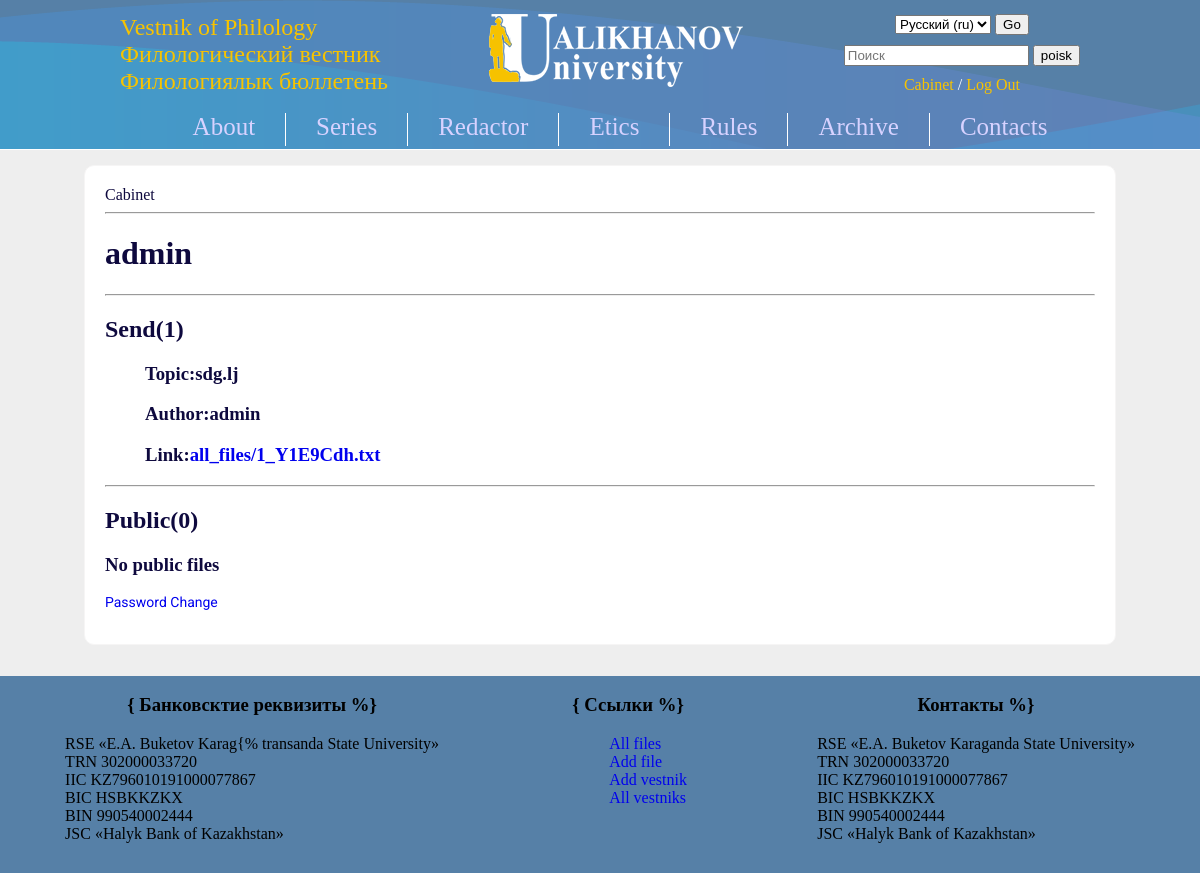
Page /cabinet (signed in) on the committed database.
### publication/models.py (models this page shows, shortened)
class PublicationFiles(models.Model):
    topic = models.CharField(blank=True, max_length=200, verbose_name="Тема")
    author = models.ForeignKey(User, on_delete=models.CASCADE, blank=True, verbose_name='Автор')
    soauthor = models.TextField(null=True, blank=True, verbose_name="Соавторы")
    comments = models.TextField(null=True, blank=True, verbose_name="Комментарии")
    file = models.FileField(upload_to='all_files', verbose_name="Файл")
    description = models.TextField(max_length=500, null=True, blank=True, verbose_name='Описание')
    date = models.DateTimeField(auto_now_add=True)
    series = models.ForeignKey(Series,on_delete=models.CASCADE,related_name='sFiles', verbose_name='Серия')
    redactor = models.BooleanField(default=False,verbose_name='Редактор')
    public = models.BooleanField(default=False,verbose_name='Опубликовать')
    archive = models.BooleanField(default=False, verbose_name='Архив')
    def get_absolute_url(self):
        return reverse('only_publication', args=[str(self.id)])
    class Meta:
        verbose_name = 'Файл'
        verbose_name_plural = 'Файлы'

### publication/views.py (the view)
# urls.py: path('cabinet',cabinet,name='cabinet'),
def cabinet(request):
    user = request.user
    redactors = Group.objects.get(name="Redactors").user_set.all()
    if user in redactors:
        red_publications = PublicationFiles.objects.filter(redactor=False)
        return render(request,'cabinet_redactor.html',{'red_publications':red_publications})
    reviewers = Group.objects.get(name="Reviewers").user_set.all()
    if user in reviewers:
        return render(request,'cabinet_reviewer.html')
    files = PublicationFiles.objects.filter(author=user)
    SendFiles = files.filter(public=False)
    sc = SendFiles.count
    RightFiles = files.filter(public=True)
    rc = RightFiles.count
    return render(request,'cabinet.html',{'SendFiles':SendFiles,'sc':sc,'RightFiles':RightFiles,'rc':rc})

### publication/context_processors.py (called while the page is built)
def seria(request):
    return {'series':Series.objects.all()}

### publication/models.py (called while the page is built)
    def get_absolute_url(self):
        return reverse('seria_detail',args=[str(self.id)])

### publication/templates/cabinet.html (shortened to what this page needs)
{% extends "index.html" %}
{% load static %}
{% block content %}
<div class="main">
    Cabinet
    <hr>
    {% if user.is_authenticated %}
    <h1>{{user.username}}</h1><hr>
    <h2>Send({{sc}})</h2>
    {% for file in SendFiles %}
    <ol>
        <li><h3>Topic:{{ file.topic }}</h3>
        <h3>Author:{{ file.author }}</h3>
        <h3>Link:<a href="{{file.get_absolute_url}}">{{ file.file }}</a></h3>
            </li>
    </ol>
    {% empty %}
    <h3>No send files</h3>
    {% endfor %}
    <hr>
    <h2>Public({{rc}})</h2>
    {% for file in RightFiles %}
    <ol>
        <li><h3>Topic:{{ file.topic }}</h3>
        <h3>Author:{{ file.author }}</h3>
        <h3>Link:<a href="{{file.get_absolute_url}}">{{ file.file }}</a></h3>
            </li>
    </ol>
        {% empty %}
    <h3>No public files</h3>
    {% endfor %}
    <p><a href="{% url 'password_change' %}">Password Change</a></p>
    {% else %}
    <h1>Sorry,your not <a href="{% url 'login' %}"> auth</a></h1>
    {% endif %}
</div>
{% endblock %}

### publication/static/styles.css (style rules this page uses)
html { height: 100%; }
body { margin:0px; padding: 0px; display: flex; flex-direction: column; height: 100%; background-color: #eee; }
a { text-decoration: none; }
li { list-style-type:none; }
.content p { font-size: 14px; font-family: 'Verdana'; font-family: 'Roboto', sans-serif; }
.main { width:100%; border:1px solid #F6F5F5; float:left; background-color: white; padding: 20px; box-sizing: border-box; border-radius: 10px; }

### rows in the picture
PublicationFiles: topic "sdg.lj", author "admin", file "all_files/1_Y1E9Cdh.txt"

### other values in the picture
{{ user.username }} "admin"
{{ sc }} "1"
{{ rc }} "0"
form field language "Русский (ru)"
